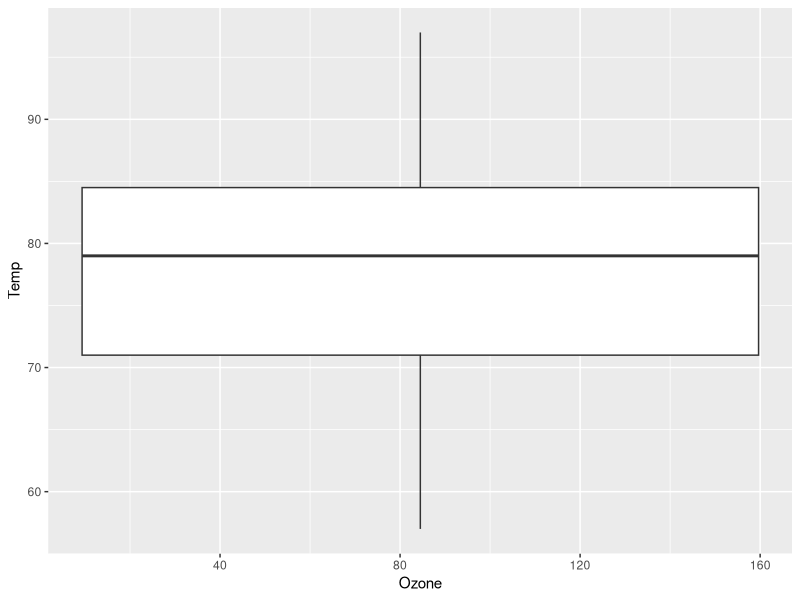
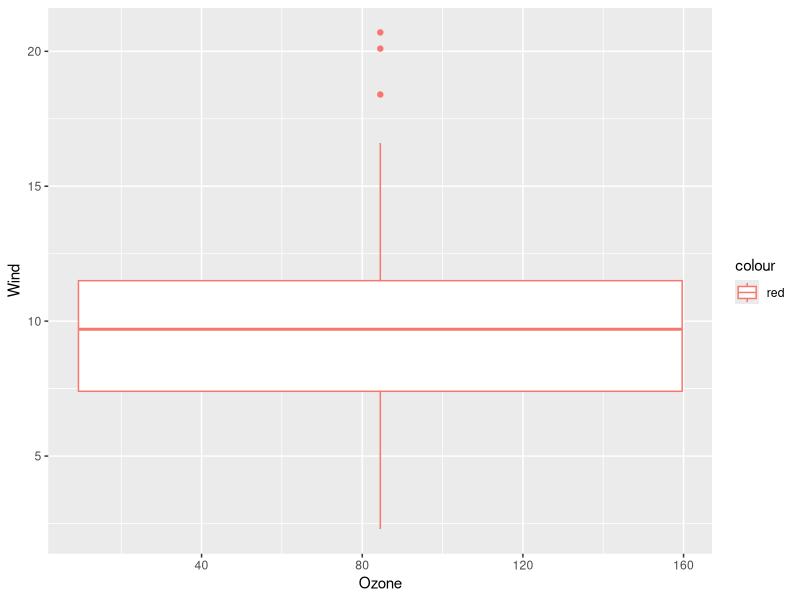
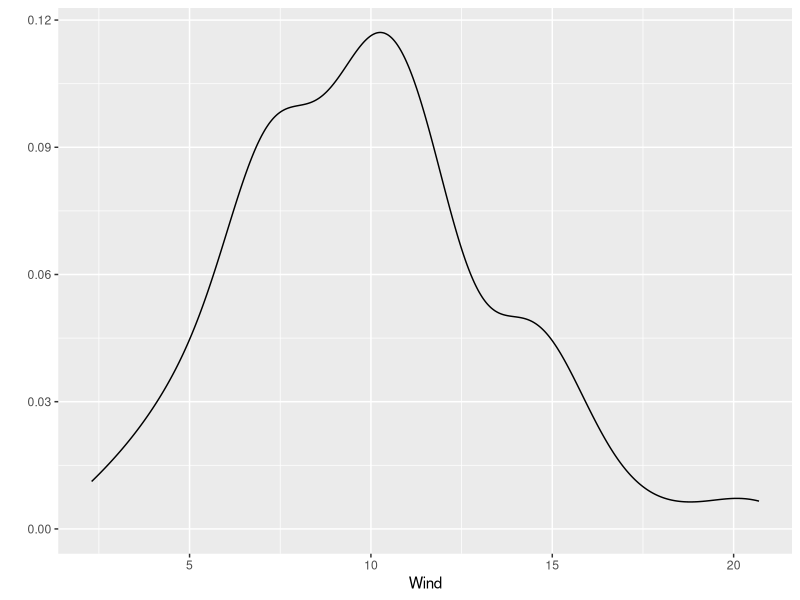
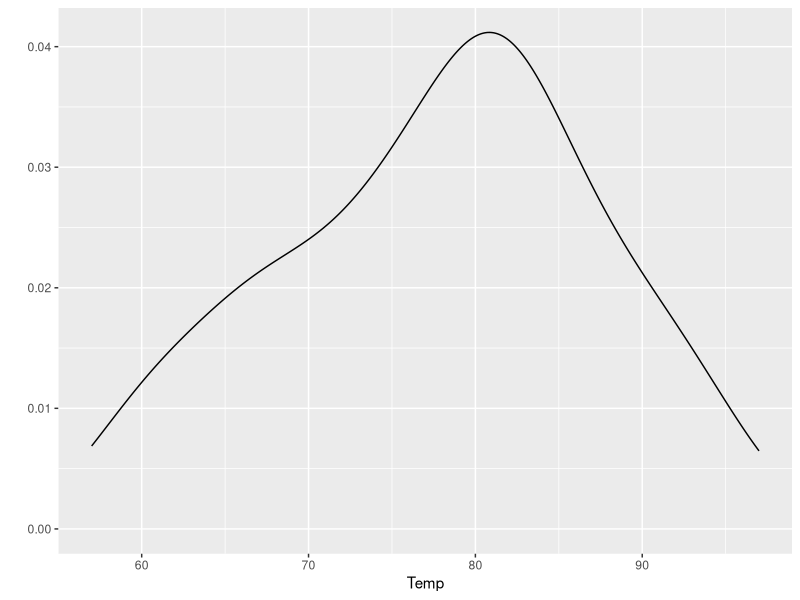
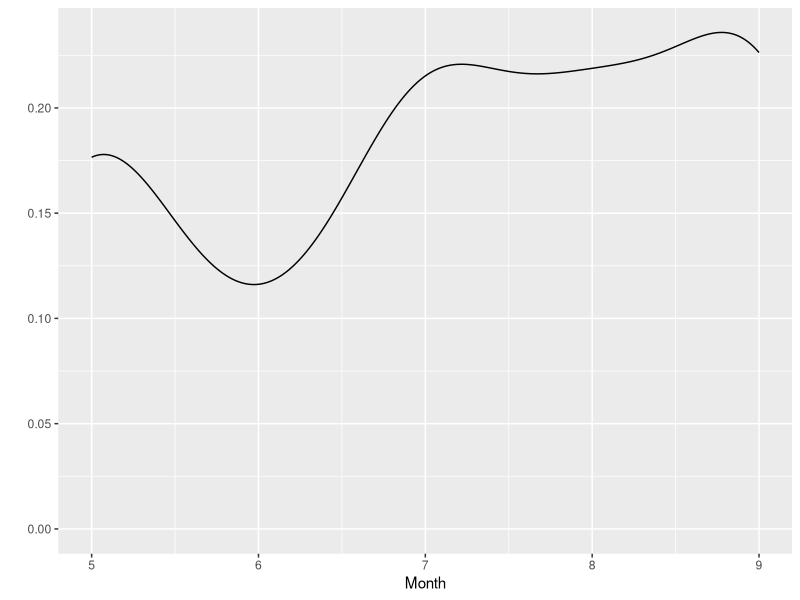
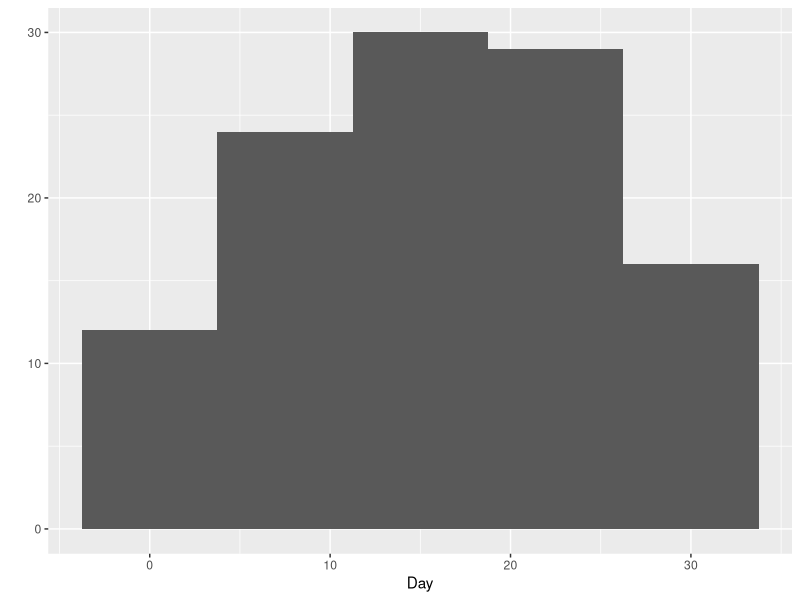

Write the R code that produced these figures, in order.
## ---- chunk 1
knitr::opts_chunk$set(echo = TRUE)
## ---- chunk 2
library(tidyverse)
## ---- chunk 3
data(airquality)

# converting it to dataframe
as.data.frame(airquality)

# remove  missing values
clean_data <- na.omit(airquality)
as.data.frame(clean_data)
## ---- chunk 4
summary(airquality)


# filtering for values > 41 in Ozone column
filter(clean_data, Ozone > 41)

# filtering for values > 5 in Month column
filter(clean_data, Month > 5)
## ---- chunk 5
clean_data %>% qplot (Ozone, Temp, data = ., geom =  "boxplot")

clean_data %>% qplot (Ozone, Wind, data = ., col = "red", geom =  "boxplot")

clean_data %>% qplot (Wind, data = ., geom =  "density")

clean_data %>% qplot (Temp, data = ., geom =  "density")

clean_data %>% qplot (Month, data = ., geom =  "density")

clean_data %>% qplot (Day, data = ., geom =  "histogram", bins = 5)
## ---- chunk 6
# Selecting only Ozone and Wind from the dataset
clean_data %>% select(Ozone, Wind)

# Dividing Wind by 2 and Day by 5 to create new column
clean_data %>% transmute(Wind_div = Wind / 2, Day_div = Day / 5)
## ---- chunk 7
line <- clean_data %>% lm(Ozone ~ Wind, data = .)

predict(line, clean_data) %>% head

# Calculating the root mean square error
rmse <- function(x,t) sqrt(mean(sum((t - x)^2)))

rmse(predict(line, clean_data), clean_data$Wind)
rmse(predict(line, clean_data), clean_data$Ozone)
